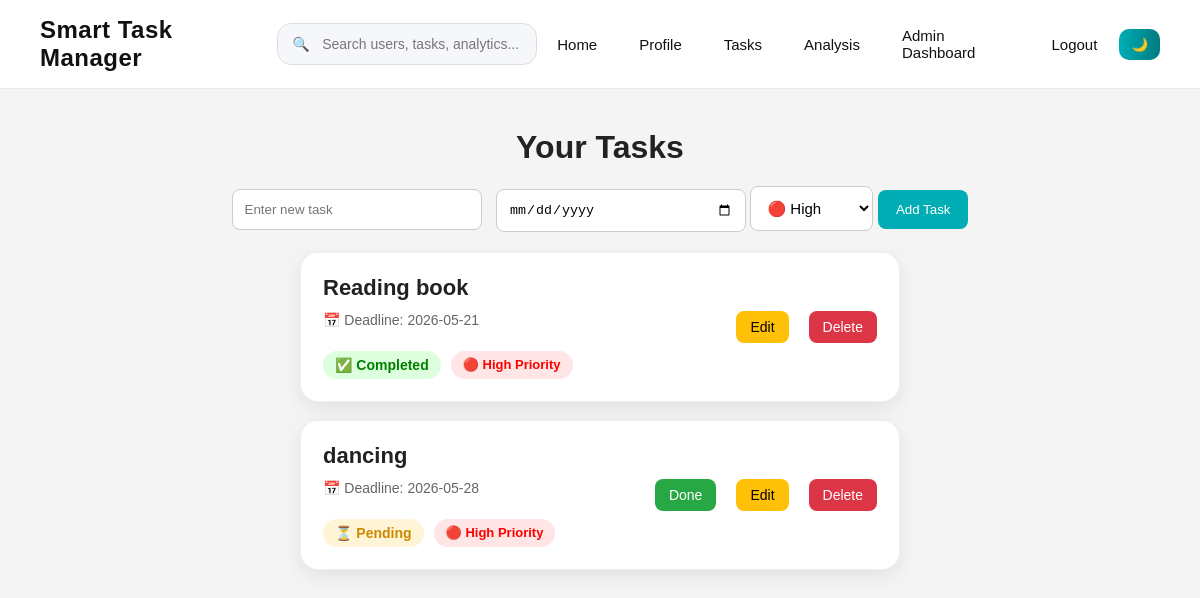
The page /search (signed in) on the database as committed earlier.
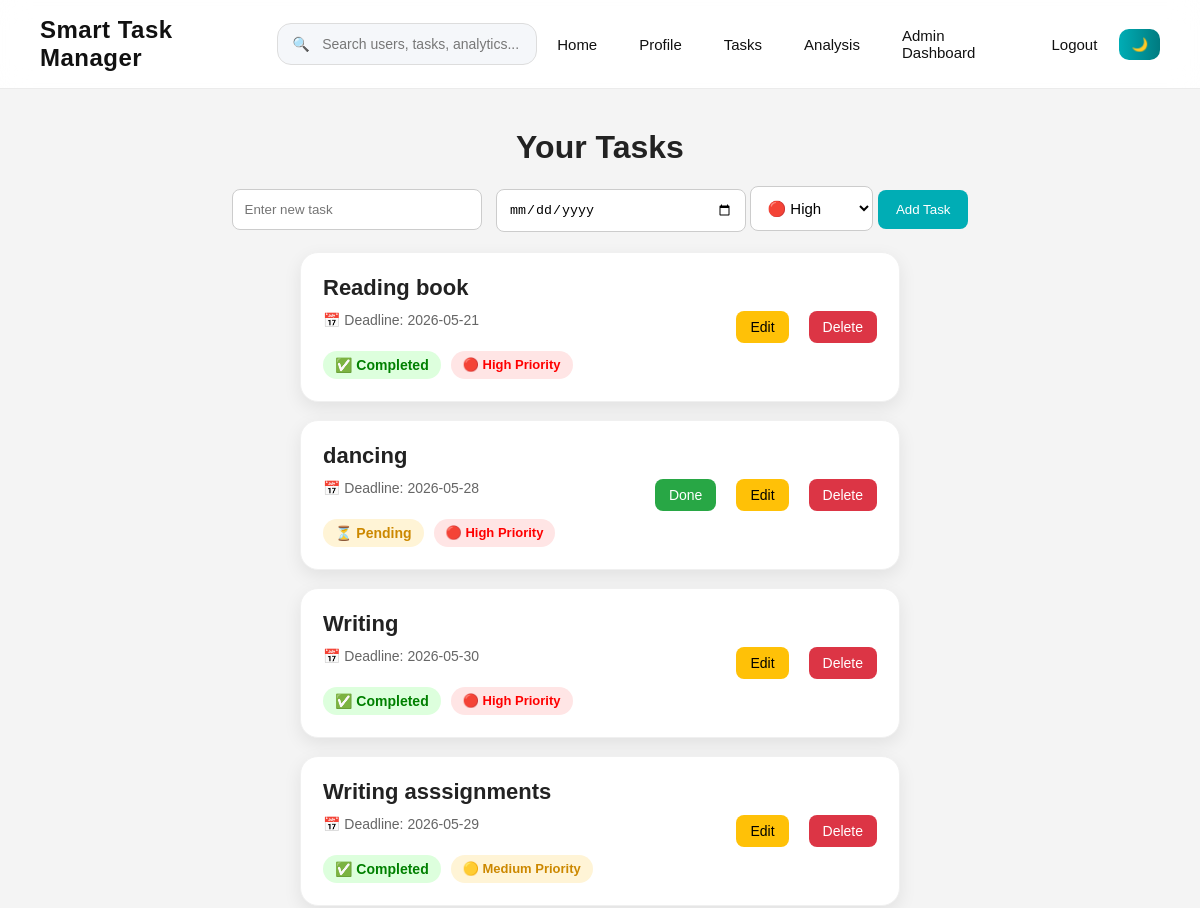
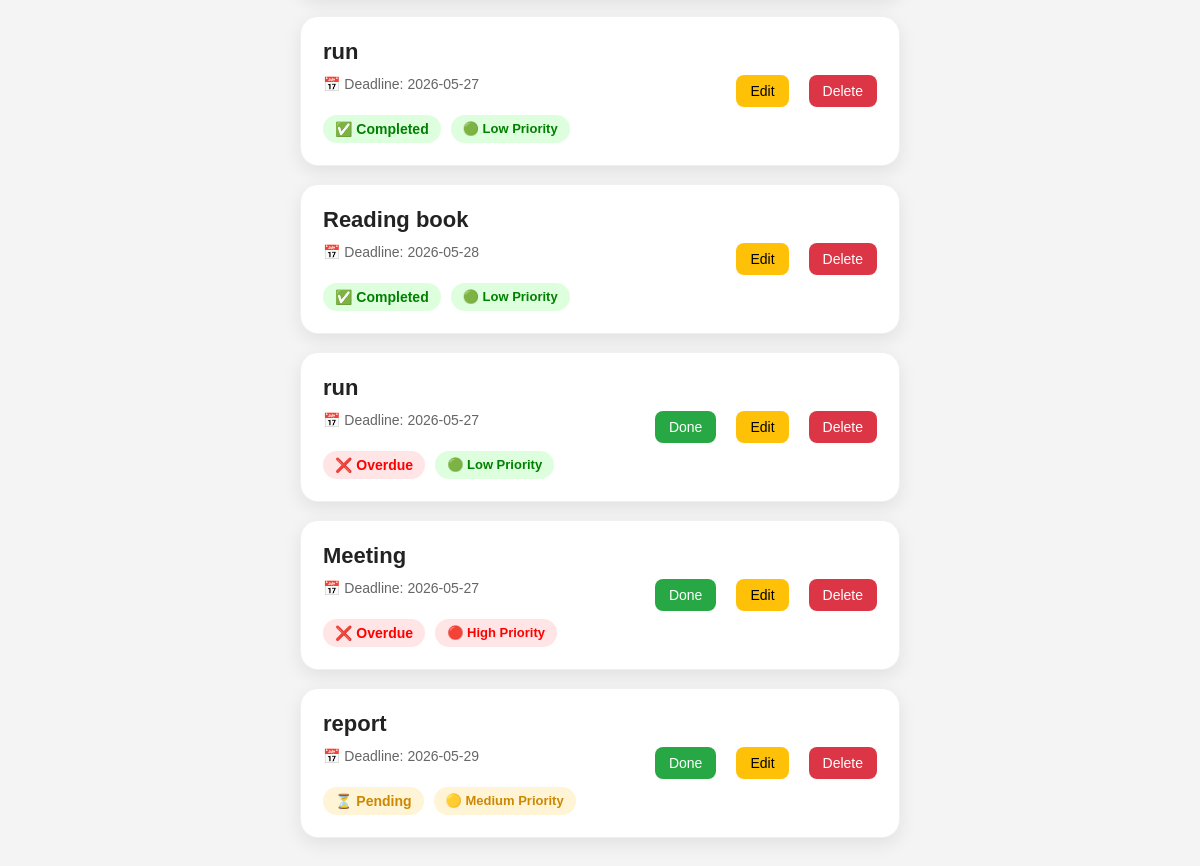
The same page on the database as committed later (2 pictures, top to bottom).
### tables this page shows
CREATE TABLE tasks (
        id INTEGER PRIMARY KEY AUTOINCREMENT,
        username TEXT,
        task TEXT,
        status TEXT DEFAULT 'pending',
        deadline TEXT,
        priority TEXT DEFAULT 'Medium',
        created_at TEXT,
        completed_at TEXT
    );

### app.py (the view)
@app.route('/search')
def search_tasks():
    if 'user' not in session:
        return redirect('/login')
    query = request.args.get('query', '').strip()
    conn = sqlite3.connect("data.db")
    c = conn.cursor()
    if session.get('role') == 'admin':
        c.execute("""
            SELECT * FROM tasks
            WHERE task LIKE ?
        """, ('%' + query + '%',))
    else:
        c.execute("""
            SELECT * FROM tasks
            WHERE username=? AND task LIKE ?
        """, (session['user'], '%' + query + '%'))
    tasks = c.fetchall()
    conn.close()
    today = datetime.now().date()
    updated_tasks = []
    for task in tasks:
        try:
            deadline_date = datetime.strptime(
                task[4],
                "%Y-%m-%d"
            ).date()
        except:
            deadline_date = None
        updated_tasks.append((
            task[0],
            task[1],
            task[2],
            task[3],
            deadline_date,
            task[5]
        ))
    return render_template(
        'tasks.html',
        tasks=updated_tasks,
        today=today,
        search_query=query
    )

### templates/tasks.html (shortened to what this page needs)
{% extends "base.html" %}
{% block content %}
<div class="tasks-page">
    <h1>Your Tasks</h1>
    <form method="POST" action="/tasks" class="task-form">
        <input type="text" name="task" placeholder="Enter new task" required>
        <input type="date" name="deadline" required>
        <select name="priority" required>
            <option value="High">🔴 High</option>
        </select>
        <button type="submit">Add Task</button>
    </form>
      {% if tasks %}
    <ul class="task-list">
        {% for task in tasks %}
        <li class="task-item">
            <div class="task-left">
                <h3>{{ task[2] }}</h3>
                <small>
                    📅 Deadline: {{ task[4] }}
                </small>
                <br>
                <div class="task-badges">
                    {% if task[3] == 'completed' %}
                    <span class="completed-badge">
                        ✅ Completed
                    </span>
                    {% elif task[4] < today %} <span class="overdue-badge">
                        ❌ Overdue
                        </span>
                        {% else %}
                        <span class="pending-badge">
                            ⏳ Pending
                        </span>
                        {% endif %}
                        {% if task[5]|lower == 'high' %}
                        <span class="high-priority">
                            🔴 High Priority
                        </span>
                        {% elif task[5]|lower == 'medium' %}
                        <span class="medium-priority">
                            🟡 Medium Priority
                        </span>
                        {% else %}
                        <span class="low-priority">
                            🟢 Low Priority
                        </span>
                        {% endif %}
                </div>
            </div>
            <div class="task-actions">
                {% if task[3] == 'pending' %}
                <a href="/complete/{{ task[0] }}" class="done-btn">
                    Done
                </a>
                {% endif %}
                <a href="/edit/{{ task[0] }}" class="edit-btn">
                    Edit
                </a>
                <a href="/delete/{{ task[0] }}" class="delete-btn">
                    Delete
                </a>
            </div>
        </li>
        {% endfor %}
    </ul>
    {% endif %}
</div>
{% endblock %}

### templates/base.html (shortened to what this page needs)
<!DOCTYPE html>
<html lang="en">
<head>
    <link rel="stylesheet" href="{{ url_for('static', filename='style.css') }}">
</head>
<body>
    <nav>
        <div class="logo">
            Smart Task Manager
        </div>
        {% if session.get('user') %}
        <form action="/search" method="GET" class="navbar-search">
            <span class="search-icon">🔍</span>
            {% if session.get('role') == 'admin' %}
            <input type="text" name="query" class="navbar-search-input" placeholder="Search users, tasks, analytics..."
                required>
            {% else %}
            <input type="text" name="query" class="navbar-search-input" placeholder="Search tasks, reports..." required>
            {% endif %}
        </form>
        {% endif %}
        <div class="nav-links">
            <a href="/">Home</a>
            {% if session.get('user') %}
            <a href="/profile">Profile</a>
            <a href="/tasks">Tasks</a>
            <a href="/weekly-report">Analysis</a>
            {% if session.get('role') == 'admin' %}
            <a href="/admin">
                Admin Dashboard
            </a>
            {% endif %}
            <a href="/logout">Logout</a>
            {% else %}
            <a href="/login">Login</a>
            <a href="/register">Register</a>
            {% endif %}
            <button id="darkToggle" class="dark-btn">🌙</button>
        </div>
    </nav>
    {% block content %}{% endblock %}
</body>
</html>

Rows that differ between the two databases and show on the page:
added tasks: task "Writing", deadline "2026-05-30", status "✅ Completed", priority "🔴 High Priority"
added tasks: task "Writing asssignments", deadline "2026-05-29", status "✅ Completed", priority "🟡 Medium Priority"
added tasks: task "run", deadline "2026-05-27", status "✅ Completed", priority "🟢 Low Priority"
added tasks: task "Reading book", task "2026-05-28", status "✅ Completed", priority "🟢 Low Priority"
added tasks: task "run", deadline "2026-05-27", status "❌ Overdue", priority "🟢 Low Priority"
added tasks: task "Meeting", deadline "2026-05-27", status "❌ Overdue", priority "🔴 High Priority"
added tasks: task "report", deadline "2026-05-29", status "⏳ Pending", priority "🟡 Medium Priority"
